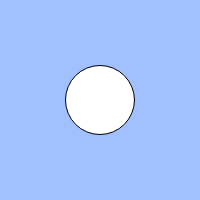
Frame 1 (no input)
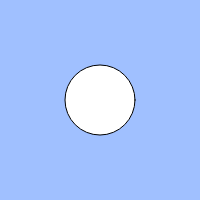
Frame 60 (no input)
Frame 120 (the mouse pressed at the canvas centre since frame 60): identical to frame 60, image omitted

The p5.js sketch that drew these frames (run headless with seeded random() and noise() and a simulated clock; from frame 60 on, the mouse is pressed at the canvas centre):

// p5.js sketch
// ── sketch.js
// 練習問題「心臓の鼓動のように大きくなったり小さくなったりする円」
let count;
let cycle;
let size;

function setup(){
  createCanvas(200, 200);
  count = 0;
  cycle = 100;
  size = 10;
}

function draw(){
  background(160, 192, 255);
  count = (count + 1) % cycle;
  size += 59
  if(size > 100){
    size -= 60
  }


  ellipse(width / 2, height / 2, size);
}
